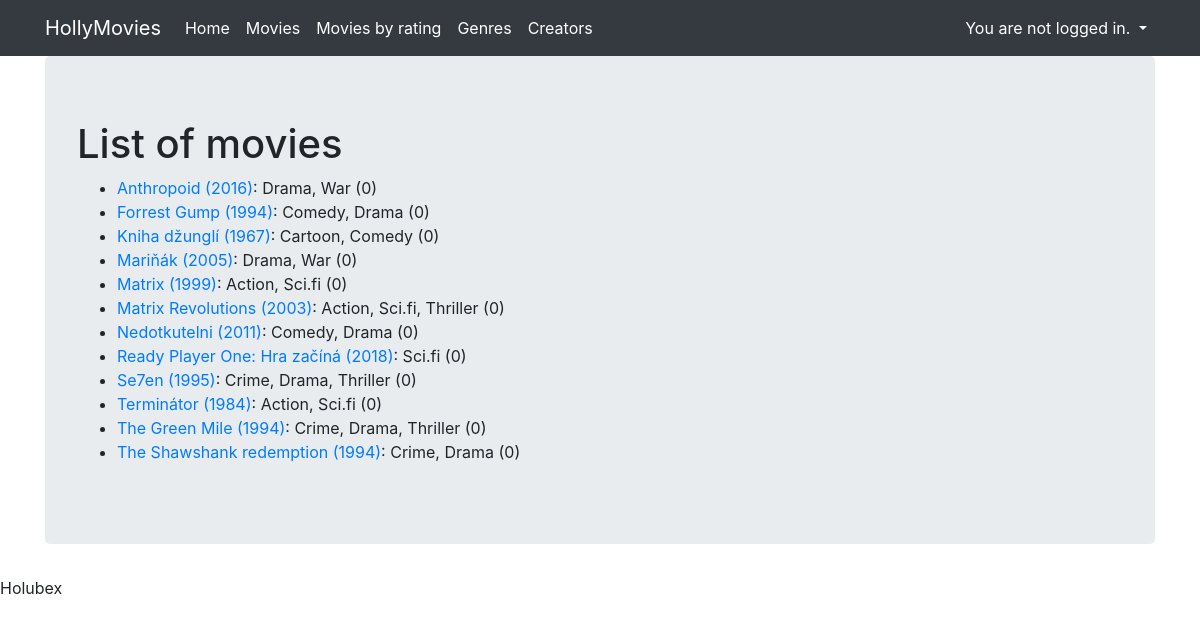
Page /movies/ on the committed database.
### viewer/models.py (models this page shows)
class Movie(Model):
    title = CharField(max_length=64)
    title_cz = CharField(max_length=64, blank=True)
    genres = ManyToManyField(Genre, blank=True, related_name='movies')
    countries = ManyToManyField(Country, blank=True, related_name='movies')
    directors = ManyToManyField(Creator, blank=True, related_name='directed_movies')
    actors = ManyToManyField(Creator, blank=True, related_name='acting_in_movies')
    rating = IntegerField()
    released = DateField()
    length = IntegerField(null=True, blank=True)
    description = TextField(null=True)
    clicked = IntegerField(default=0)
    created = DateTimeField(auto_now_add=True)
    class Meta:
        ordering = ['title', 'released']
    def __str__(self):
        return f'{self.title} ({self.released.year})'

class Genre(Model):
    name = CharField(max_length=20)
    class Meta:
        ordering = ['name']
    def __str__(self):
        return self.name

### viewer/views.py (the view)
# urls.py: path('movies/', MoviesView.as_view(), name='movies'),
class MoviesView(ListView):
    template_name = 'movies2.html'
    model = Movie

### viewer/templates/movies2.html
{% extends "base.html" %}
{% block content %}
<h1>List of movies</h1>
<ul>
    {% for movie in object_list %}
        <li><a href="{% url 'movie' movie.id %}">{{ movie }}</a>:
            {% for genre in movie.genres.all %}
                {{ genre }}{% if not forloop.last %},{% endif %}
            {% empty %}
                Movie has no genre
            {% endfor %}
            ({{ movie.clicked }})
        </li>
    {% endfor %}
</ul>
{% endblock %}

### rows in the picture
Movie: title+released "Anthropoid (2016)", clicked "0"
Genre: name "Drama"
Genre: name "War"
Movie: title+released "Forrest Gump (1994)", clicked "0"
Genre: name "Comedy"
Movie: title+released "Kniha džunglí (1967)", clicked "0"
Genre: name "Cartoon"
Movie: title+released "Mariňák (2005)", clicked "0"
Movie: title+released "Matrix (1999)", clicked "0"
Genre: name "Action"
Genre: name "Sci.fi"
Movie: title+released "Matrix Revolutions (2003)", clicked "0"
Genre: name "Thriller"
Movie: title+released "Nedotkutelni (2011)", clicked "0"
Movie: title+released "Ready Player One: Hra začíná (2018)", clicked "0"
Movie: title+released "Se7en (1995)", clicked "0"
Genre: name "Crime"
Movie: title+released "Terminátor (1984)", clicked "0"
Movie: title+released "The Green Mile (1994)", clicked "0"
Movie: title+released "The Shawshank redemption (1994)", clicked "0"
